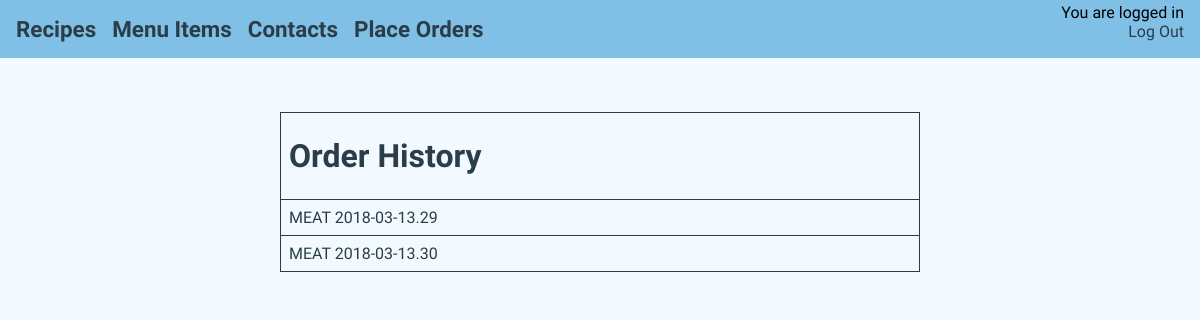
Page /manager/order_history (signed in) on the earlier database version.
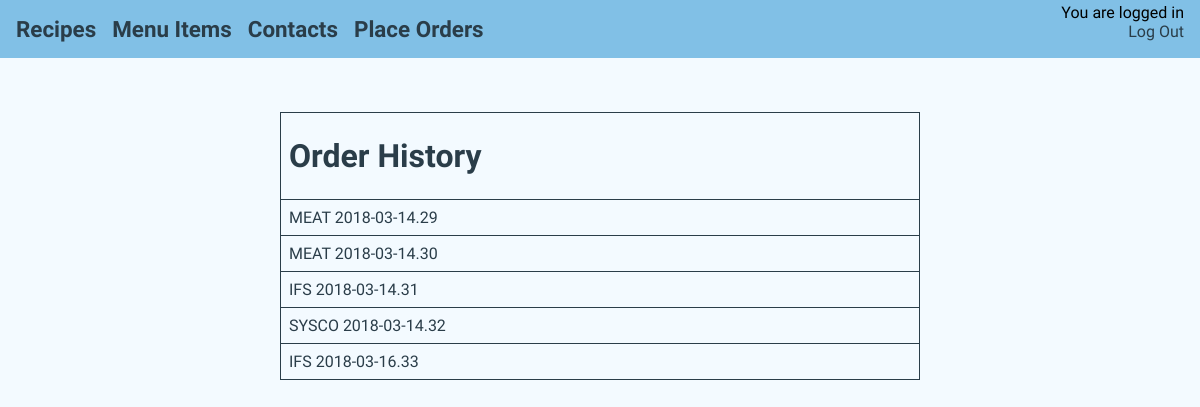
Same page on the later database version.
### manager_guide/models.py (models this page shows, shortened)
class Order(models.Model):
	purveyor = models.CharField(choices=name_choices, max_length=100)
	order_date = models.DateField(auto_now=True)
	delivery_date = models.CharField(choices=get_date_choices(7), max_length=100)
	email_sent = models.BooleanField(default=False)
	def __str__(self):
		ordernumber = self.purveyor + " " + str(self.order_date) + '.' + str(self.pk)
		return ordernumber

### manager_guide/views.py (the view)
# urls.py: url(r'^manager/order_history$', views.listorders, name='listorders'),
@login_required
def listorders(request):
	orders = Order.objects.all()
	return render(request, 'manager_guide/listorders.html', {'orders': orders})

### manager_guide/templates/manager_guide/listorders.html
{% extends 'manager_guide/base2.html' %}
{% block content %}
<div id="content_box">
	<div id="menu_tag">
		<table id="order_table">
			<tr>
				<td>
					<h1>Order History</h1>
				</td>
			</tr>
			{% for item in  orders%}
			<tr>
				<td>
					<a href="{% url 'confirmorder' pk=item.pk %}">
					<p>{{ item }}</p>
					</a>
				</td>
			</tr>
			{% endfor %}
		</table>
	</div>
</div>
{% endblock %}

Differences in the rows shown:
changed Order: purveyor+order_date+id "MEAT 2018-03-13.29" → "MEAT 2018-03-14.29"
changed Order: purveyor+order_date+id "MEAT 2018-03-13.30" → "MEAT 2018-03-14.30"
added Order: purveyor+order_date+id "IFS 2018-03-14.31"
added Order: purveyor+order_date+id "SYSCO 2018-03-14.32"
added Order: purveyor+order_date+id "IFS 2018-03-16.33"
